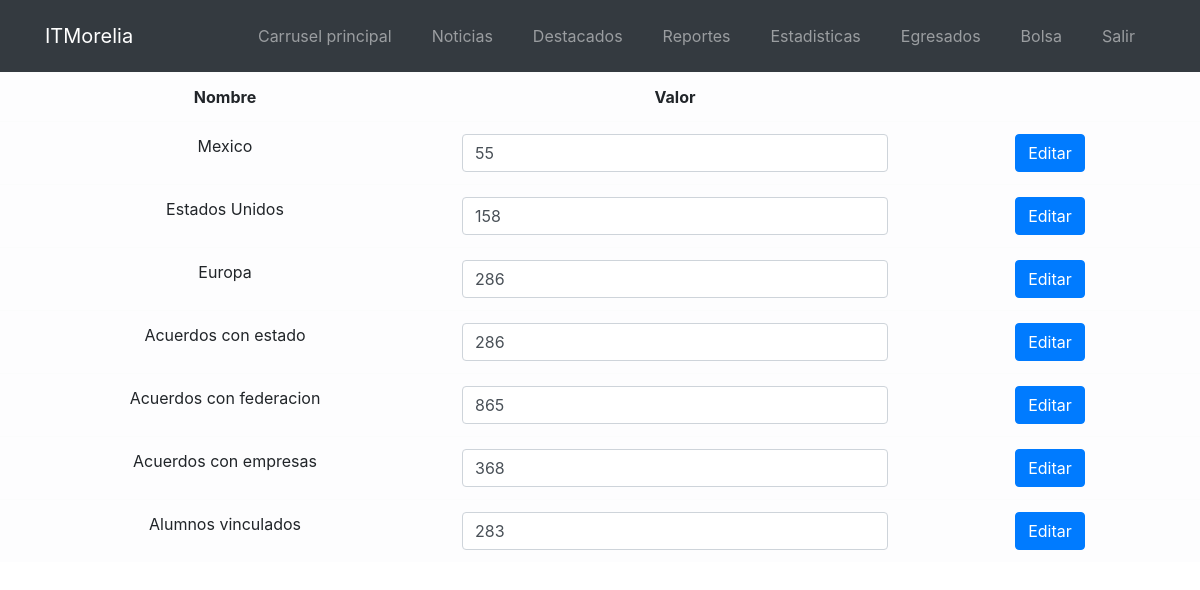
Before: /admin/vistas/editEstadistica.php (signed in) with the older database file.
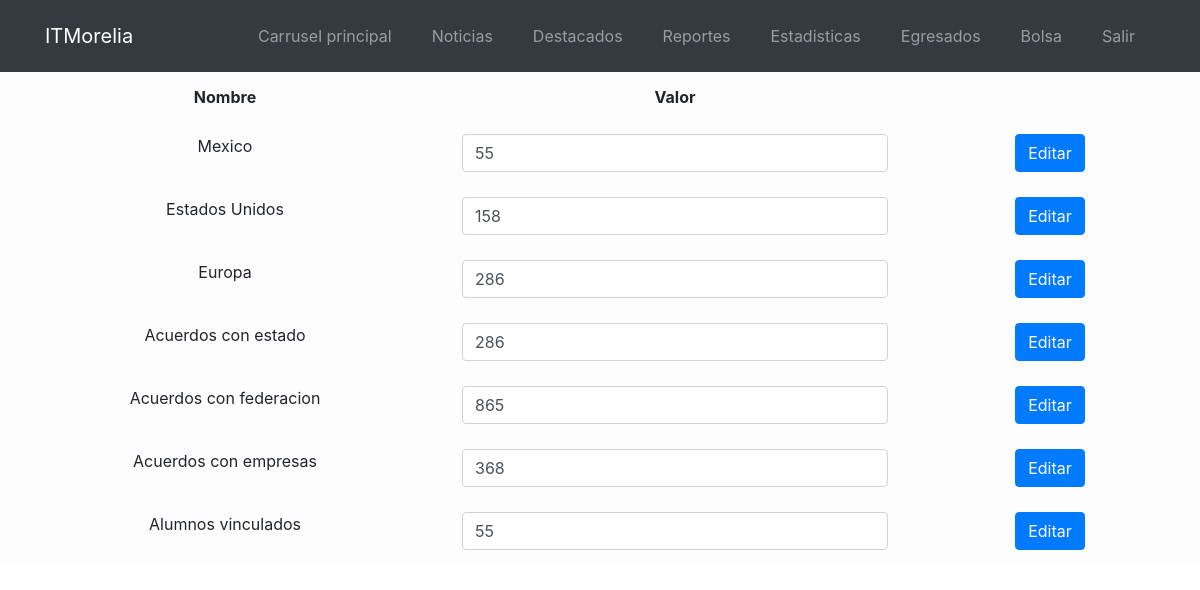
After: the same page with the newer database file.
### tables this page shows
CREATE TABLE `estadisticas` (
  `id` int(11) NOT NULL AUTO_INCREMENT,
  `estad` varchar(50) NOT NULL,
  `val` int(11) NOT NULL,
  PRIMARY KEY (`id`)
);

### admin/includes/scripts.php (called while the page is built, shortened)
<?php
class scripts {
    public function verEstadis(){
        include "config.php";
        $sql = "SELECT * FROM estadisticas";
        $result = mysqli_query($link, $sql);
        return $result;
    }
}

### admin/vistas/editEstadistica.php (the view, shortened to what this page needs)
<?php
include_once '../includes/scripts.php';
$scrip = new scripts();
$info=$scrip->verEstadis();
 include_once 'head.php';
 ?>
<table class="table table-light table-bordered-black">
    <tbody>
        <tr>
            <th width="10%" class="text-center">Nombre</th>
            <th width="10%" class="text-center">Valor</th>
        </tr>
<?php  while($row = $info->fetch_assoc()){?>
  <tr>
        <form action="../includes/post.php" enctype="multipart/form-data" method="post">
            <td width="15%" class="text-center"> <?php echo  $row['estad'];   ?></td>
            <td width="15%" class="text-center"> <input class="form-control" placeholder="<?php echo  $row['val'];   ?>" value="<?php echo  $row['val'];   ?>" name="val" id="val" type="number" ></td>
            <td width="10%" class="text-center">
                    <button class="btn btn-primary"
                        name="btnAccion"
                        value="editarStad"
                        type="submit">Editar
                    </button>
            </td>
        </form>
        <?php } ?>
    </tbody>
</table>
</body>

Changed rows visible on the page:
changed estadisticas "Alumnos vinculados": val "283" → "55"
